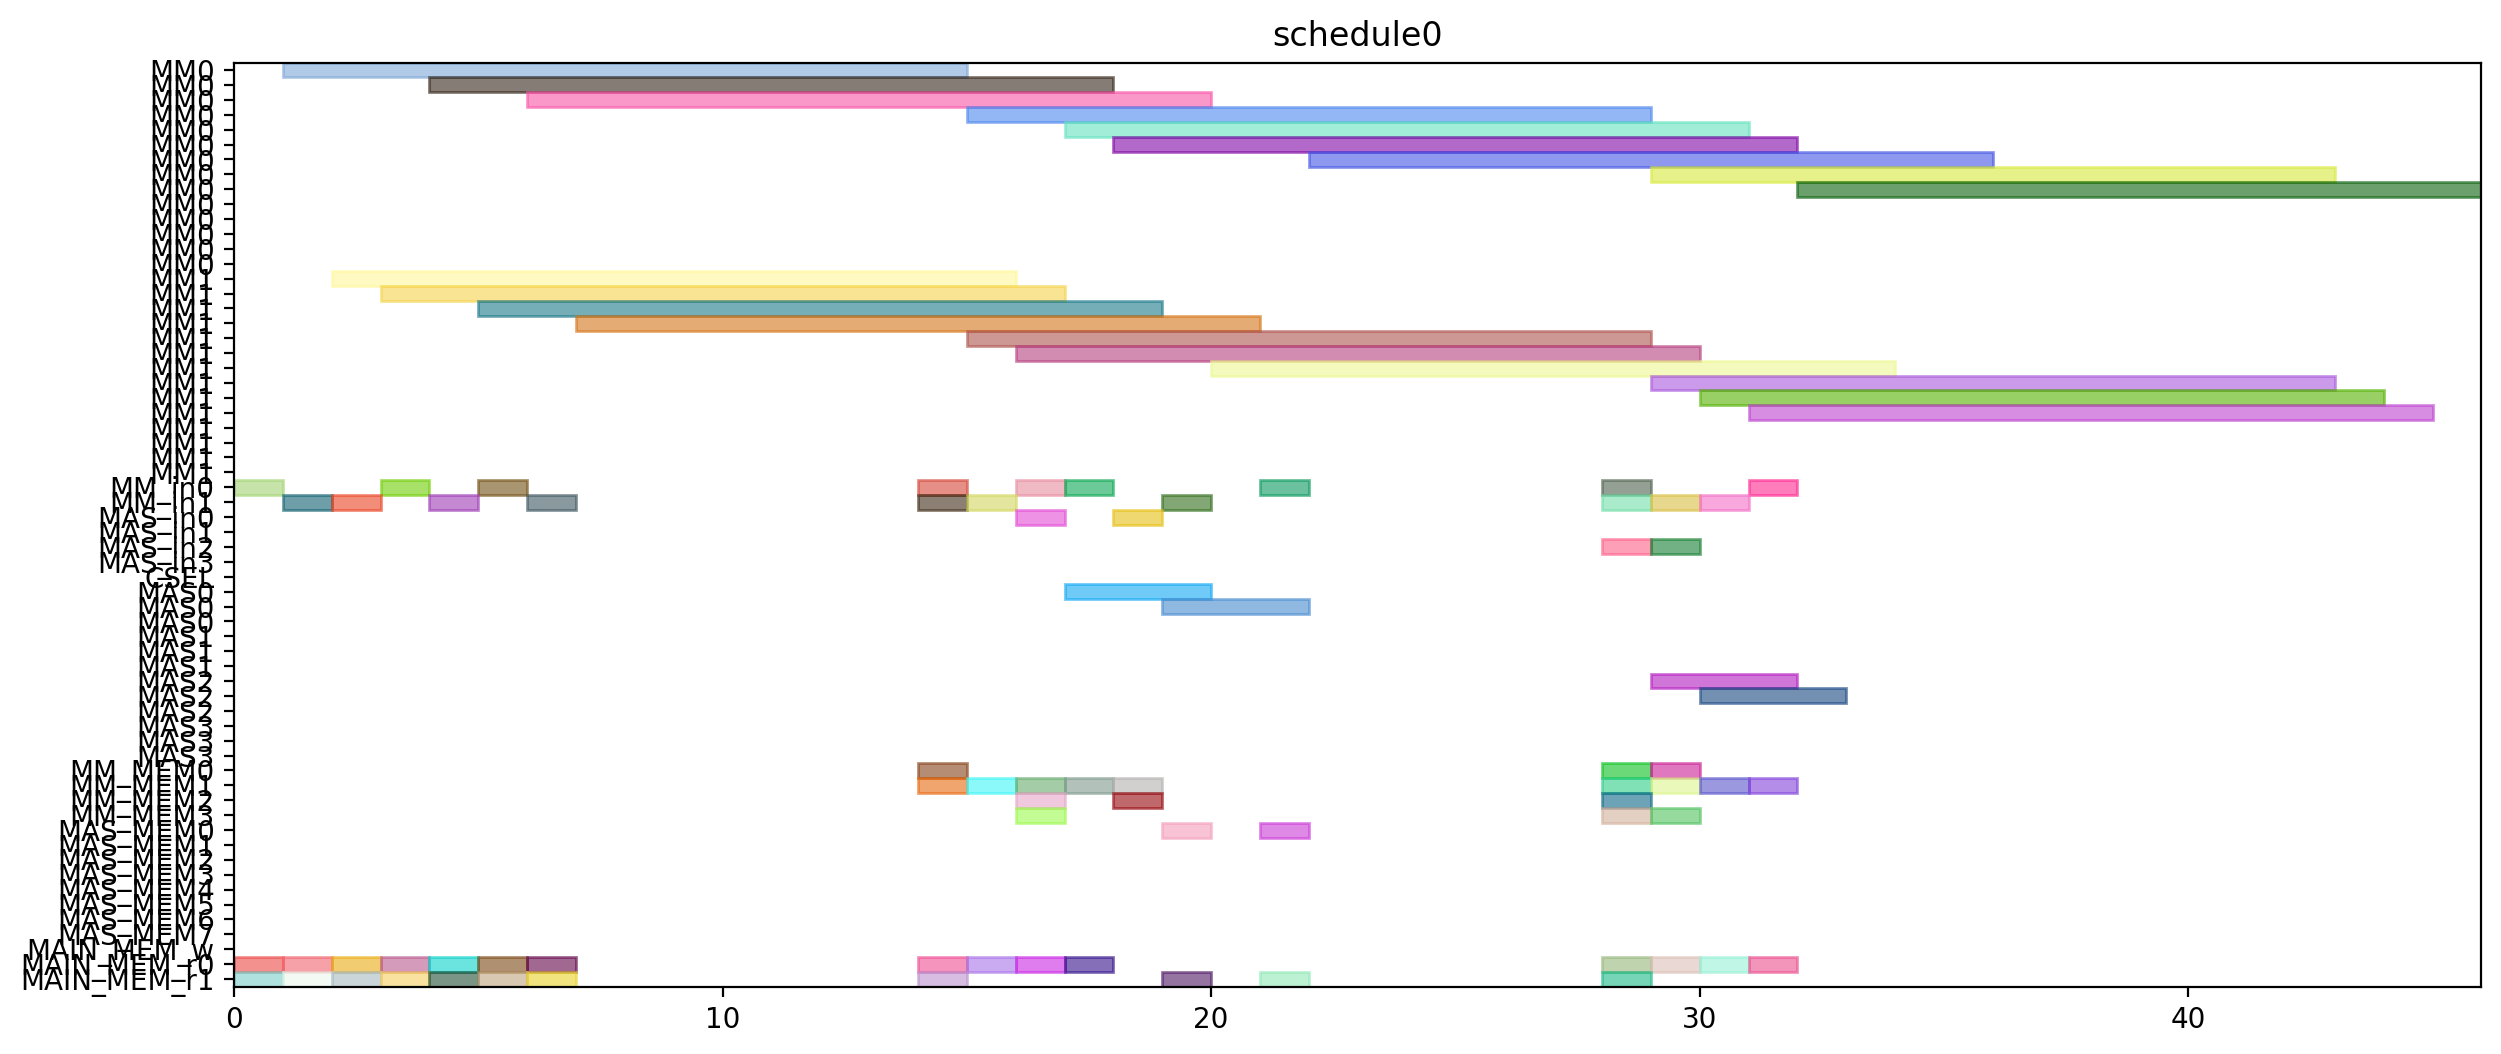

This chart was generated by the following Python code:
from pyschedule import Scenario, solvers, plotters, alt


def solve():
	horizon = 120
	S = Scenario("schedule0", horizon=horizon)

	# resource
	MM = S.Resources('MM', num=2, size=14)
	MM_in = S.Resources('MM_in', num=2)
	MAS_in = S.Resources('MAS_in', num=4)
	CSEL = S.Resource('CSEL')
	MAS = S.Resources('MAS', num=4, size=3, periods=range(1, horizon))
	MM_MEM = S.Resources('MM_MEM', num=4)
	MAS_MEM = S.Resources('MAS_MEM', num=8)
	MAIN_MEM_w = S.Resource('MAIN_MEM_w', size=1)
	MAIN_MEM_r = S.Resources('MAIN_MEM_r', num=2)

	# result of previous scheduling

	# new tasks
	Z_exp2 = S.Task('Z_exp2', length=14, delay_cost=1)
	Z_exp2 += alt(MM)
	Z_exp2_in = S.Task('Z_exp2_in', length=1, delay_cost=1)
	Z_exp2_in += alt(MM_in)
	S += Z_exp2_in*MM_in[0]<=Z_exp2*MM[0]
	S += Z_exp2_in*MM_in[1]<=Z_exp2*MM[1]
	Z_exp2_mem0 = S.Task('Z_exp2_mem0', length=1, delay_cost=1)
	Z_exp2_mem0 += MAIN_MEM_r[0]
	S += Z_exp2_mem0 <= Z_exp2

	Z_exp2_mem1 = S.Task('Z_exp2_mem1', length=1, delay_cost=1)
	Z_exp2_mem1 += MAIN_MEM_r[1]
	S += Z_exp2_mem1 <= Z_exp2

	NX0 = S.Task('NX0', length=14, delay_cost=1)
	NX0 += alt(MM)
	NX0_in = S.Task('NX0_in', length=1, delay_cost=1)
	NX0_in += alt(MM_in)
	S += NX0_in*MM_in[0]<=NX0*MM[0]
	S += NX0_in*MM_in[1]<=NX0*MM[1]
	NX0_mem0 = S.Task('NX0_mem0', length=1, delay_cost=1)
	NX0_mem0 += MAIN_MEM_r[0]
	S += NX0_mem0 <= NX0

	NX0_mem1 = S.Task('NX0_mem1', length=1, delay_cost=1)
	NX0_mem1 += MAIN_MEM_r[1]
	S += NX0_mem1 <= NX0

	k0_10_Z1 = S.Task('k0_10_Z1', length=14, delay_cost=1)
	k0_10_Z1 += alt(MM)
	k0_10_Z1_in = S.Task('k0_10_Z1_in', length=1, delay_cost=1)
	k0_10_Z1_in += alt(MM_in)
	S += k0_10_Z1_in*MM_in[0]<=k0_10_Z1*MM[0]
	S += k0_10_Z1_in*MM_in[1]<=k0_10_Z1*MM[1]
	k0_10_Z1_mem0 = S.Task('k0_10_Z1_mem0', length=1, delay_cost=1)
	k0_10_Z1_mem0 += MAIN_MEM_r[0]
	S += k0_10_Z1_mem0 <= k0_10_Z1

	k0_10_Z1_mem1 = S.Task('k0_10_Z1_mem1', length=1, delay_cost=1)
	k0_10_Z1_mem1 += MAIN_MEM_r[1]
	S += k0_10_Z1_mem1 <= k0_10_Z1

	DX0 = S.Task('DX0', length=14, delay_cost=1)
	DX0 += alt(MM)
	DX0_in = S.Task('DX0_in', length=1, delay_cost=1)
	DX0_in += alt(MM_in)
	S += DX0_in*MM_in[0]<=DX0*MM[0]
	S += DX0_in*MM_in[1]<=DX0*MM[1]
	DX0_mem0 = S.Task('DX0_mem0', length=1, delay_cost=1)
	DX0_mem0 += MAIN_MEM_r[0]
	S += DX0_mem0 <= DX0

	DX0_mem1 = S.Task('DX0_mem1', length=1, delay_cost=1)
	DX0_mem1 += MAIN_MEM_r[1]
	S += DX0_mem1 <= DX0

	NY0 = S.Task('NY0', length=14, delay_cost=1)
	NY0 += alt(MM)
	NY0_in = S.Task('NY0_in', length=1, delay_cost=1)
	NY0_in += alt(MM_in)
	S += NY0_in*MM_in[0]<=NY0*MM[0]
	S += NY0_in*MM_in[1]<=NY0*MM[1]
	NY0_mem0 = S.Task('NY0_mem0', length=1, delay_cost=1)
	NY0_mem0 += MAIN_MEM_r[0]
	S += NY0_mem0 <= NY0

	NY0_mem1 = S.Task('NY0_mem1', length=1, delay_cost=1)
	NY0_mem1 += MAIN_MEM_r[1]
	S += NY0_mem1 <= NY0

	k2_14_Z1 = S.Task('k2_14_Z1', length=14, delay_cost=1)
	k2_14_Z1 += alt(MM)
	k2_14_Z1_in = S.Task('k2_14_Z1_in', length=1, delay_cost=1)
	k2_14_Z1_in += alt(MM_in)
	S += k2_14_Z1_in*MM_in[0]<=k2_14_Z1*MM[0]
	S += k2_14_Z1_in*MM_in[1]<=k2_14_Z1*MM[1]
	k2_14_Z1_mem0 = S.Task('k2_14_Z1_mem0', length=1, delay_cost=1)
	k2_14_Z1_mem0 += MAIN_MEM_r[0]
	S += k2_14_Z1_mem0 <= k2_14_Z1

	k2_14_Z1_mem1 = S.Task('k2_14_Z1_mem1', length=1, delay_cost=1)
	k2_14_Z1_mem1 += MAIN_MEM_r[1]
	S += k2_14_Z1_mem1 <= k2_14_Z1

	DY0 = S.Task('DY0', length=14, delay_cost=1)
	DY0 += alt(MM)
	DY0_in = S.Task('DY0_in', length=1, delay_cost=1)
	DY0_in += alt(MM_in)
	S += DY0_in*MM_in[0]<=DY0*MM[0]
	S += DY0_in*MM_in[1]<=DY0*MM[1]
	DY0_mem0 = S.Task('DY0_mem0', length=1, delay_cost=1)
	DY0_mem0 += MAIN_MEM_r[0]
	S += DY0_mem0 <= DY0

	DY0_mem1 = S.Task('DY0_mem1', length=1, delay_cost=1)
	DY0_mem1 += MAIN_MEM_r[1]
	S += DY0_mem1 <= DY0

	Z_exp3 = S.Task('Z_exp3', length=14, delay_cost=1)
	Z_exp3 += alt(MM)
	Z_exp3_in = S.Task('Z_exp3_in', length=1, delay_cost=1)
	Z_exp3_in += alt(MM_in)
	S += Z_exp3_in*MM_in[0]<=Z_exp3*MM[0]
	S += Z_exp3_in*MM_in[1]<=Z_exp3*MM[1]
	Z_exp3_mem0 = S.Task('Z_exp3_mem0', length=1, delay_cost=1)
	Z_exp3_mem0 += alt(MM_MEM)
	S += (Z_exp2*MM[0])-1 < Z_exp3_mem0*MM_MEM[0]
	S += (Z_exp2*MM[1])-1 < Z_exp3_mem0*MM_MEM[2]
	S += Z_exp3_mem0 <= Z_exp3

	Z_exp3_mem1 = S.Task('Z_exp3_mem1', length=1, delay_cost=1)
	Z_exp3_mem1 += MAIN_MEM_r[1]
	S += Z_exp3_mem1 <= Z_exp3

	NX1_ = S.Task('NX1_', length=3, delay_cost=1)
	NX1_ += alt(MAS)
	NX1__in = S.Task('NX1__in', length=1, delay_cost=1)
	NX1__in += alt(MAS_in)
	S += NX1__in*MAS_in[0]<=NX1_*MAS[0]

	S += NX1__in*MAS_in[1]<=NX1_*MAS[1]

	S += NX1__in*MAS_in[2]<=NX1_*MAS[2]

	S += NX1__in*MAS_in[3]<=NX1_*MAS[3]

	NX1__mem0 = S.Task('NX1__mem0', length=1, delay_cost=1)
	NX1__mem0 += alt(MM_MEM)
	S += (NX0*MM[0])-1 < NX1__mem0*MM_MEM[0]
	S += (NX0*MM[1])-1 < NX1__mem0*MM_MEM[2]
	S += NX1__mem0 <= NX1_

	NX1__mem1 = S.Task('NX1__mem1', length=1, delay_cost=1)
	NX1__mem1 += alt(MM_MEM)
	S += (k0_10_Z1*MM[0])-1 < NX1__mem1*MM_MEM[1]
	S += (k0_10_Z1*MM[1])-1 < NX1__mem1*MM_MEM[3]
	S += NX1__mem1 <= NX1_

	k0_9_Z2 = S.Task('k0_9_Z2', length=14, delay_cost=1)
	k0_9_Z2 += alt(MM)
	k0_9_Z2_in = S.Task('k0_9_Z2_in', length=1, delay_cost=1)
	k0_9_Z2_in += alt(MM_in)
	S += k0_9_Z2_in*MM_in[0]<=k0_9_Z2*MM[0]
	S += k0_9_Z2_in*MM_in[1]<=k0_9_Z2*MM[1]
	k0_9_Z2_mem0 = S.Task('k0_9_Z2_mem0', length=1, delay_cost=1)
	k0_9_Z2_mem0 += MAIN_MEM_r[0]
	S += k0_9_Z2_mem0 <= k0_9_Z2

	k0_9_Z2_mem1 = S.Task('k0_9_Z2_mem1', length=1, delay_cost=1)
	k0_9_Z2_mem1 += alt(MM_MEM)
	S += (Z_exp2*MM[0])-1 < k0_9_Z2_mem1*MM_MEM[1]
	S += (Z_exp2*MM[1])-1 < k0_9_Z2_mem1*MM_MEM[3]
	S += k0_9_Z2_mem1 <= k0_9_Z2

	k1_9_Z2 = S.Task('k1_9_Z2', length=14, delay_cost=1)
	k1_9_Z2 += alt(MM)
	k1_9_Z2_in = S.Task('k1_9_Z2_in', length=1, delay_cost=1)
	k1_9_Z2_in += alt(MM_in)
	S += k1_9_Z2_in*MM_in[0]<=k1_9_Z2*MM[0]
	S += k1_9_Z2_in*MM_in[1]<=k1_9_Z2*MM[1]
	k1_9_Z2_mem0 = S.Task('k1_9_Z2_mem0', length=1, delay_cost=1)
	k1_9_Z2_mem0 += MAIN_MEM_r[0]
	S += k1_9_Z2_mem0 <= k1_9_Z2

	k1_9_Z2_mem1 = S.Task('k1_9_Z2_mem1', length=1, delay_cost=1)
	k1_9_Z2_mem1 += alt(MM_MEM)
	S += (Z_exp2*MM[0])-1 < k1_9_Z2_mem1*MM_MEM[1]
	S += (Z_exp2*MM[1])-1 < k1_9_Z2_mem1*MM_MEM[3]
	S += k1_9_Z2_mem1 <= k1_9_Z2

	NY1_ = S.Task('NY1_', length=3, delay_cost=1)
	NY1_ += alt(MAS)
	NY1__in = S.Task('NY1__in', length=1, delay_cost=1)
	NY1__in += alt(MAS_in)
	S += NY1__in*MAS_in[0]<=NY1_*MAS[0]

	S += NY1__in*MAS_in[1]<=NY1_*MAS[1]

	S += NY1__in*MAS_in[2]<=NY1_*MAS[2]

	S += NY1__in*MAS_in[3]<=NY1_*MAS[3]

	NY1__mem0 = S.Task('NY1__mem0', length=1, delay_cost=1)
	NY1__mem0 += alt(MM_MEM)
	S += (NY0*MM[0])-1 < NY1__mem0*MM_MEM[0]
	S += (NY0*MM[1])-1 < NY1__mem0*MM_MEM[2]
	S += NY1__mem0 <= NY1_

	NY1__mem1 = S.Task('NY1__mem1', length=1, delay_cost=1)
	NY1__mem1 += alt(MM_MEM)
	S += (k2_14_Z1*MM[0])-1 < NY1__mem1*MM_MEM[1]
	S += (k2_14_Z1*MM[1])-1 < NY1__mem1*MM_MEM[3]
	S += NY1__mem1 <= NY1_

	k2_13_Z2 = S.Task('k2_13_Z2', length=14, delay_cost=1)
	k2_13_Z2 += alt(MM)
	k2_13_Z2_in = S.Task('k2_13_Z2_in', length=1, delay_cost=1)
	k2_13_Z2_in += alt(MM_in)
	S += k2_13_Z2_in*MM_in[0]<=k2_13_Z2*MM[0]
	S += k2_13_Z2_in*MM_in[1]<=k2_13_Z2*MM[1]
	k2_13_Z2_mem0 = S.Task('k2_13_Z2_mem0', length=1, delay_cost=1)
	k2_13_Z2_mem0 += MAIN_MEM_r[0]
	S += k2_13_Z2_mem0 <= k2_13_Z2

	k2_13_Z2_mem1 = S.Task('k2_13_Z2_mem1', length=1, delay_cost=1)
	k2_13_Z2_mem1 += alt(MM_MEM)
	S += (Z_exp2*MM[0])-1 < k2_13_Z2_mem1*MM_MEM[1]
	S += (Z_exp2*MM[1])-1 < k2_13_Z2_mem1*MM_MEM[3]
	S += k2_13_Z2_mem1 <= k2_13_Z2

	k3_14_Z2 = S.Task('k3_14_Z2', length=14, delay_cost=1)
	k3_14_Z2 += alt(MM)
	k3_14_Z2_in = S.Task('k3_14_Z2_in', length=1, delay_cost=1)
	k3_14_Z2_in += alt(MM_in)
	S += k3_14_Z2_in*MM_in[0]<=k3_14_Z2*MM[0]
	S += k3_14_Z2_in*MM_in[1]<=k3_14_Z2*MM[1]
	k3_14_Z2_mem0 = S.Task('k3_14_Z2_mem0', length=1, delay_cost=1)
	k3_14_Z2_mem0 += MAIN_MEM_r[0]
	S += k3_14_Z2_mem0 <= k3_14_Z2

	k3_14_Z2_mem1 = S.Task('k3_14_Z2_mem1', length=1, delay_cost=1)
	k3_14_Z2_mem1 += alt(MM_MEM)
	S += (Z_exp2*MM[0])-1 < k3_14_Z2_mem1*MM_MEM[1]
	S += (Z_exp2*MM[1])-1 < k3_14_Z2_mem1*MM_MEM[3]
	S += k3_14_Z2_mem1 <= k3_14_Z2

	Z_exp4 = S.Task('Z_exp4', length=14, delay_cost=1)
	Z_exp4 += alt(MM)
	Z_exp4_in = S.Task('Z_exp4_in', length=1, delay_cost=1)
	Z_exp4_in += alt(MM_in)
	S += Z_exp4_in*MM_in[0]<=Z_exp4*MM[0]
	S += Z_exp4_in*MM_in[1]<=Z_exp4*MM[1]
	Z_exp4_mem0 = S.Task('Z_exp4_mem0', length=1, delay_cost=1)
	Z_exp4_mem0 += alt(MM_MEM)
	S += (Z_exp3*MM[0])-1 < Z_exp4_mem0*MM_MEM[0]
	S += (Z_exp3*MM[1])-1 < Z_exp4_mem0*MM_MEM[2]
	S += Z_exp4_mem0 <= Z_exp4

	Z_exp4_mem1 = S.Task('Z_exp4_mem1', length=1, delay_cost=1)
	Z_exp4_mem1 += MAIN_MEM_r[1]
	S += Z_exp4_mem1 <= Z_exp4

	NX1 = S.Task('NX1', length=14, delay_cost=1)
	NX1 += alt(MM)
	NX1_in = S.Task('NX1_in', length=1, delay_cost=1)
	NX1_in += alt(MM_in)
	S += NX1_in*MM_in[0]<=NX1*MM[0]
	S += NX1_in*MM_in[1]<=NX1*MM[1]
	NX1_mem0 = S.Task('NX1_mem0', length=1, delay_cost=1)
	NX1_mem0 += alt(MAS_MEM)
	S += (NX1_*MAS[0])-1 < NX1_mem0*MAS_MEM[0]
	S += (NX1_*MAS[1])-1 < NX1_mem0*MAS_MEM[2]
	S += (NX1_*MAS[2])-1 < NX1_mem0*MAS_MEM[4]
	S += (NX1_*MAS[3])-1 < NX1_mem0*MAS_MEM[6]
	S += NX1_mem0 <= NX1

	NX1_mem1 = S.Task('NX1_mem1', length=1, delay_cost=1)
	NX1_mem1 += MAIN_MEM_r[1]
	S += NX1_mem1 <= NX1

	k0_8_Z3 = S.Task('k0_8_Z3', length=14, delay_cost=1)
	k0_8_Z3 += alt(MM)
	k0_8_Z3_in = S.Task('k0_8_Z3_in', length=1, delay_cost=1)
	k0_8_Z3_in += alt(MM_in)
	S += k0_8_Z3_in*MM_in[0]<=k0_8_Z3*MM[0]
	S += k0_8_Z3_in*MM_in[1]<=k0_8_Z3*MM[1]
	k0_8_Z3_mem0 = S.Task('k0_8_Z3_mem0', length=1, delay_cost=1)
	k0_8_Z3_mem0 += MAIN_MEM_r[0]
	S += k0_8_Z3_mem0 <= k0_8_Z3

	k0_8_Z3_mem1 = S.Task('k0_8_Z3_mem1', length=1, delay_cost=1)
	k0_8_Z3_mem1 += alt(MM_MEM)
	S += (Z_exp3*MM[0])-1 < k0_8_Z3_mem1*MM_MEM[1]
	S += (Z_exp3*MM[1])-1 < k0_8_Z3_mem1*MM_MEM[3]
	S += k0_8_Z3_mem1 <= k0_8_Z3

	DX1_ = S.Task('DX1_', length=3, delay_cost=1)
	DX1_ += alt(MAS)
	DX1__in = S.Task('DX1__in', length=1, delay_cost=1)
	DX1__in += alt(MAS_in)
	S += DX1__in*MAS_in[0]<=DX1_*MAS[0]

	S += DX1__in*MAS_in[1]<=DX1_*MAS[1]

	S += DX1__in*MAS_in[2]<=DX1_*MAS[2]

	S += DX1__in*MAS_in[3]<=DX1_*MAS[3]

	DX1__mem0 = S.Task('DX1__mem0', length=1, delay_cost=1)
	DX1__mem0 += alt(MM_MEM)
	S += (DX0*MM[0])-1 < DX1__mem0*MM_MEM[0]
	S += (DX0*MM[1])-1 < DX1__mem0*MM_MEM[2]
	S += DX1__mem0 <= DX1_

	DX1__mem1 = S.Task('DX1__mem1', length=1, delay_cost=1)
	DX1__mem1 += alt(MM_MEM)
	S += (k1_9_Z2*MM[0])-1 < DX1__mem1*MM_MEM[1]
	S += (k1_9_Z2*MM[1])-1 < DX1__mem1*MM_MEM[3]
	S += DX1__mem1 <= DX1_

	k1_8_Z3 = S.Task('k1_8_Z3', length=14, delay_cost=1)
	k1_8_Z3 += alt(MM)
	k1_8_Z3_in = S.Task('k1_8_Z3_in', length=1, delay_cost=1)
	k1_8_Z3_in += alt(MM_in)
	S += k1_8_Z3_in*MM_in[0]<=k1_8_Z3*MM[0]
	S += k1_8_Z3_in*MM_in[1]<=k1_8_Z3*MM[1]
	k1_8_Z3_mem0 = S.Task('k1_8_Z3_mem0', length=1, delay_cost=1)
	k1_8_Z3_mem0 += MAIN_MEM_r[0]
	S += k1_8_Z3_mem0 <= k1_8_Z3

	k1_8_Z3_mem1 = S.Task('k1_8_Z3_mem1', length=1, delay_cost=1)
	k1_8_Z3_mem1 += alt(MM_MEM)
	S += (Z_exp3*MM[0])-1 < k1_8_Z3_mem1*MM_MEM[1]
	S += (Z_exp3*MM[1])-1 < k1_8_Z3_mem1*MM_MEM[3]
	S += k1_8_Z3_mem1 <= k1_8_Z3

	NY1 = S.Task('NY1', length=14, delay_cost=1)
	NY1 += alt(MM)
	NY1_in = S.Task('NY1_in', length=1, delay_cost=1)
	NY1_in += alt(MM_in)
	S += NY1_in*MM_in[0]<=NY1*MM[0]
	S += NY1_in*MM_in[1]<=NY1*MM[1]
	NY1_mem0 = S.Task('NY1_mem0', length=1, delay_cost=1)
	NY1_mem0 += alt(MAS_MEM)
	S += (NY1_*MAS[0])-1 < NY1_mem0*MAS_MEM[0]
	S += (NY1_*MAS[1])-1 < NY1_mem0*MAS_MEM[2]
	S += (NY1_*MAS[2])-1 < NY1_mem0*MAS_MEM[4]
	S += (NY1_*MAS[3])-1 < NY1_mem0*MAS_MEM[6]
	S += NY1_mem0 <= NY1

	NY1_mem1 = S.Task('NY1_mem1', length=1, delay_cost=1)
	NY1_mem1 += MAIN_MEM_r[1]
	S += NY1_mem1 <= NY1

	k2_12_Z3 = S.Task('k2_12_Z3', length=14, delay_cost=1)
	k2_12_Z3 += alt(MM)
	k2_12_Z3_in = S.Task('k2_12_Z3_in', length=1, delay_cost=1)
	k2_12_Z3_in += alt(MM_in)
	S += k2_12_Z3_in*MM_in[0]<=k2_12_Z3*MM[0]
	S += k2_12_Z3_in*MM_in[1]<=k2_12_Z3*MM[1]
	k2_12_Z3_mem0 = S.Task('k2_12_Z3_mem0', length=1, delay_cost=1)
	k2_12_Z3_mem0 += MAIN_MEM_r[0]
	S += k2_12_Z3_mem0 <= k2_12_Z3

	k2_12_Z3_mem1 = S.Task('k2_12_Z3_mem1', length=1, delay_cost=1)
	k2_12_Z3_mem1 += alt(MM_MEM)
	S += (Z_exp3*MM[0])-1 < k2_12_Z3_mem1*MM_MEM[1]
	S += (Z_exp3*MM[1])-1 < k2_12_Z3_mem1*MM_MEM[3]
	S += k2_12_Z3_mem1 <= k2_12_Z3

	DY1_ = S.Task('DY1_', length=3, delay_cost=1)
	DY1_ += alt(MAS)
	DY1__in = S.Task('DY1__in', length=1, delay_cost=1)
	DY1__in += alt(MAS_in)
	S += DY1__in*MAS_in[0]<=DY1_*MAS[0]

	S += DY1__in*MAS_in[1]<=DY1_*MAS[1]

	S += DY1__in*MAS_in[2]<=DY1_*MAS[2]

	S += DY1__in*MAS_in[3]<=DY1_*MAS[3]

	DY1__mem0 = S.Task('DY1__mem0', length=1, delay_cost=1)
	DY1__mem0 += alt(MM_MEM)
	S += (DY0*MM[0])-1 < DY1__mem0*MM_MEM[0]
	S += (DY0*MM[1])-1 < DY1__mem0*MM_MEM[2]
	S += DY1__mem0 <= DY1_

	DY1__mem1 = S.Task('DY1__mem1', length=1, delay_cost=1)
	DY1__mem1 += alt(MM_MEM)
	S += (k3_14_Z2*MM[0])-1 < DY1__mem1*MM_MEM[1]
	S += (k3_14_Z2*MM[1])-1 < DY1__mem1*MM_MEM[3]
	S += DY1__mem1 <= DY1_

	k3_13_Z3 = S.Task('k3_13_Z3', length=14, delay_cost=1)
	k3_13_Z3 += alt(MM)
	k3_13_Z3_in = S.Task('k3_13_Z3_in', length=1, delay_cost=1)
	k3_13_Z3_in += alt(MM_in)
	S += k3_13_Z3_in*MM_in[0]<=k3_13_Z3*MM[0]
	S += k3_13_Z3_in*MM_in[1]<=k3_13_Z3*MM[1]
	k3_13_Z3_mem0 = S.Task('k3_13_Z3_mem0', length=1, delay_cost=1)
	k3_13_Z3_mem0 += MAIN_MEM_r[0]
	S += k3_13_Z3_mem0 <= k3_13_Z3

	k3_13_Z3_mem1 = S.Task('k3_13_Z3_mem1', length=1, delay_cost=1)
	k3_13_Z3_mem1 += alt(MM_MEM)
	S += (Z_exp3*MM[0])-1 < k3_13_Z3_mem1*MM_MEM[1]
	S += (Z_exp3*MM[1])-1 < k3_13_Z3_mem1*MM_MEM[3]
	S += k3_13_Z3_mem1 <= k3_13_Z3

	solvers.mip.solve(S,msg=1,kind='CPLEX',ratio_gap=1.01)

	solution = [['hoge']*len(S.solution()[1]) for i in range(len(S.solution()))]
	for i in range(len(S.solution())):
		for j in range(len(S.solution()[i])):
			solution[i][j]=str(S.solution()[i][j])
	print(solution)

	cycles = int(solution[-1][3])

	pic_file_name = "/mnt/rose/usr1/fukuda/ABE/multiRAM_multiMAS_16mux/scheduling_result/stage14MM2_stage3MAS4/ISOGENY/schedule0.png"
	if(S.solution() != []):
		plotters.matplotlib.plot(S,img_filename=pic_file_name, show_task_labels=False, fig_size=(cycles*0.25+3, 6))

	return solution
